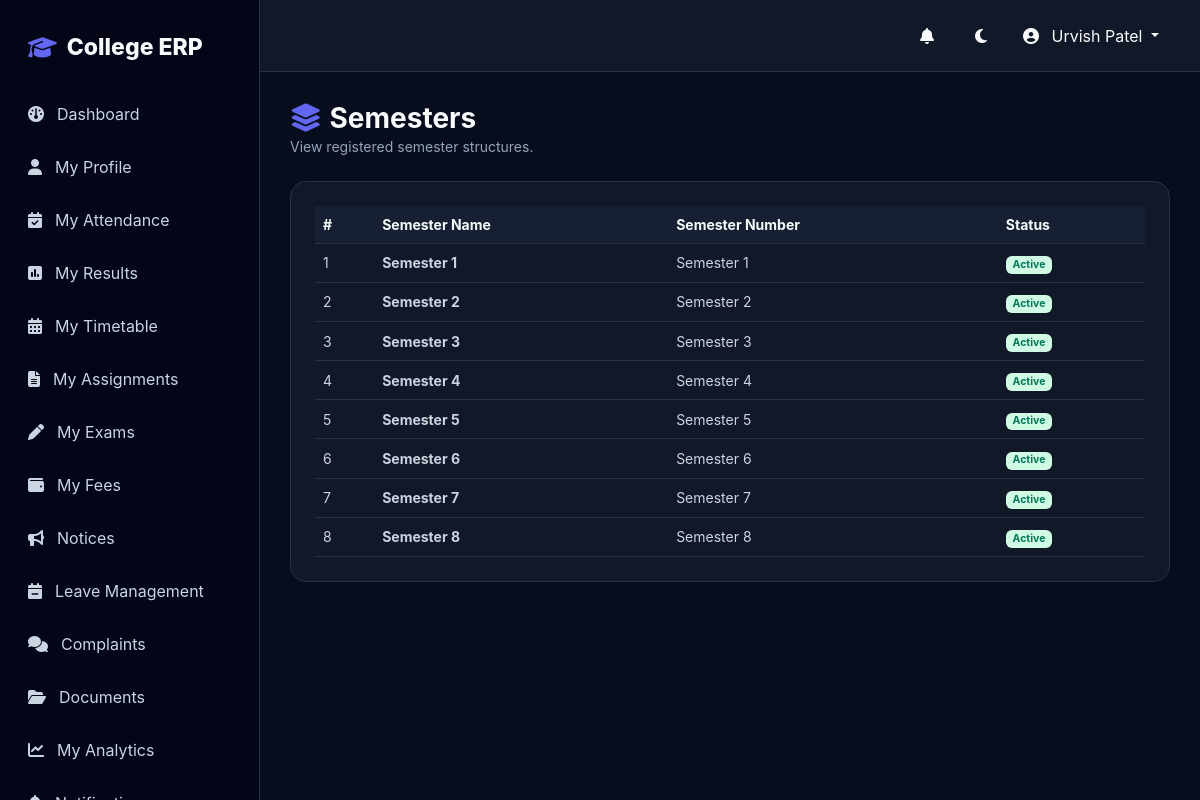
/academics/semesters/ (signed in), run on the app's committed database.
### academics/models.py (models this page shows, shortened)
class Semester(models.Model):
    name = models.CharField(max_length=50)
    number = models.PositiveIntegerField()
    is_active = models.BooleanField(default=False)
    class Meta:
        ordering = ["number"]

### academics/views.py (the view)
# urls.py: path("semesters/", semester_list, name="semester_list"),
@login_required
def semester_list(request):
    semesters = Semester.objects.all()
    return render(request, "academics/semester_list.html", {"semesters": semesters})

### notifications/context_processors.py (called while the page is built)
def unread_notifications(request):
    if request.user.is_authenticated:
        count = Notification.objects.filter(recipient=request.user, is_read=False).count()
        return {"unread_notifications_count": count}
    return {"unread_notifications_count": 0}

### templates/academics/semester_list.html (shortened to what this page needs)
{% extends "base.html" %}
{% block content %}
<div class="container-fluid p-0">
    <div class="d-flex justify-content-between align-items-center mb-4">
        <div>
            <h1 class="h3 fw-bold m-0"><i class="fa-solid fa-layer-group text-primary me-2"></i>Semesters</h1>
            <p class="text-muted small m-0">View registered semester structures.</p>
        </div>
    </div>
    <div class="card border-0 shadow-sm rounded-4 p-4" style="background: var(--card);">
        <div class="table-responsive">
            <table class="table table-hover align-middle m-0 small">
                <thead>
                    <tr>
                        <th>#</th>
                        <th>Semester Name</th>
                        <th>Semester Number</th>
                        <th>Status</th>
                    </tr>
                </thead>
                <tbody>
                    {% for sem in semesters %}
                    <tr>
                        <td>{{ forloop.counter }}</td>
                        <td><strong>{{ sem.name }}</strong></td>
                        <td>Semester {{ sem.number }}</td>
                        <td>
                            {% if sem.is_active %}
                                <span class="badge bg-success-subtle text-success">Active</span>
                            {% else %}
                                <span class="badge bg-secondary-subtle text-secondary">Inactive</span>
                            {% endif %}
                        </td>
                    </tr>
                    {% empty %}
                    <tr>
                        <td colspan="4" class="text-center py-4 text-muted">No semesters found.</td>
                    </tr>
                    {% endfor %}
                </tbody>
            </table>
        </div>
    </div>
</div>
{% endblock %}

### templates/base.html (shortened to what this page needs)
{% load static %}
<!DOCTYPE html>
<html lang="en">
<head>
    <link
        href="https://cdn.jsdelivr.net/npm/bootstrap@5.3.3/dist/css/bootstrap.min.css"
        rel="stylesheet"
    >
    <link
        href="https://cdnjs.cloudflare.com/ajax/libs/font-awesome/6.7.2/css/all.min.css"
        rel="stylesheet"
    >
    <link
        href="https://unpkg.com/aos@2.3.4/dist/aos.css"
        rel="stylesheet"
    >
</head>
<body>
    {% if user.is_authenticated %}
        {% include "components/sidebar.html" %}
        <main class="main">
            <nav class="navbar-custom">
                <div class="d-flex align-items-center gap-2">
                    <a
                        href="{% url 'notification_list' %}"
                        class="theme-btn position-relative me-1"
                        title="Notifications"
                        style="text-decoration: none; display: inline-flex; align-items: center; justify-content: center;"
                    >
                        <i class="fa-solid fa-bell"></i>
                    </a>
                    <button
                        class="theme-btn"
                        id="themeToggle"
                        title="Toggle theme"
                    >
                        <i class="fa-solid fa-moon"></i>
                    </button>
                    <div class="dropdown">
                        <button
                            class="btn dropdown-toggle"
                            data-bs-toggle="dropdown"
                            style="color: var(--text);"
                        >
                            <i class="fa-solid fa-circle-user me-2"></i>
                            {{ user.get_full_name|default:user.username }}
                        </button>
                    </div>
                </div>
            </nav>
            <section class="content">
                {% block content %}{% endblock %}
            </section>
        </main>
    {% else %}
        {% block auth_content %}{% endblock %}
    {% endif %}
</body>
</html>

### templates/base.html (style rules this page uses)
*, *::before, *::after { transition: background-color .25s ease, color .25s ease, border-color .25s ease; }
:root, [data-theme="dark"] { --bg: #080d1d; --surface: #111827; --surface-2: #172033; --surface-3: #1e293b; --border: #263247; --text: #f8fafc; --text-primary: #f8fafc; --text-secondary: #cbd5e1; --muted: #94a3b8; --primary: #6366f1; --primary-hover: #4f46e5; --primary-dark: #3730a3; --success: #22c55e; --danger: #ef4444; --warning: #f59e0b; --table-header: #172033; --table-cell: #111827; --table-hover: #1e293b; --card: #111827; --card-hover: #172033; --sidebar: #020617; }
body { margin: 0; background: var(--bg) !important; color: var(--text) !important; font-family: Inter, system-ui, -apple-system, BlinkMacSystemFont, "Segoe UI", sans-serif; }
h1, h2, h3, h4, h5, h6, .h1, .h2, .h3, .h4, .h5, .h6, .page-title, .student-name, .stat-value, .percentage { color: var(--text-primary) !important; }
body, p, label, li, dt, dd { color: var(--text-secondary); }
.text-muted, small.text-muted, span.text-muted, p.text-muted, div.text-muted, .subtitle, .stat-label, .stat-small, .text-muted.small, .extra-small { color: var(--muted) !important; }
.text-primary { color: var(--primary) !important; }
table, .table { color: var(--text-secondary) !important; --bs-table-color: var(--text-secondary) !important; --bs-table-bg: transparent !important; --bs-table-border-color: var(--border) !important; }
th, .table th, thead th { color: var(--text-primary) !important; background: var(--table-header) !important; border-color: var(--border) !important; }
td, .table td { color: var(--text-secondary) !important; background: var(--table-cell); border-color: var(--border) !important; }
.event-seminar, .badge.bg-success-subtle { background: #d1fae5 !important; color: #047857 !important; font-weight: 700; }
.dashboard-card, .stat-card, .card, .card-box, .filter-card, .student-card, .date-box, .student-profile-card, .empty-card, .empty-state { background: var(--surface) !important; border: 1px solid var(--border) !important; color: var(--text-secondary) !important; }
.navbar-custom { background: var(--surface) !important; border-bottom: 1px solid var(--border) !important; }
.theme-btn { border: 0; background: transparent; color: var(--text-primary); width: 42px; height: 42px; border-radius: 50%; display: flex; align-items: center; justify-content: center; cursor: pointer; }
a { color: var(--primary); text-decoration: none; }
.sidebar a, .btn, .dropdown-item, .nav-link, .navbar a { text-decoration: none; }
body { margin: 0; background: var(--bg); color: var(--text); font-family: Inter, system-ui, -apple-system, BlinkMacSystemFont, "Segoe UI", sans-serif; transition: background .3s ease, color .3s ease; }
.main { margin-left: 260px; min-height: 100vh; }
.navbar-custom { height: 72px; background: var(--card); border-bottom: 1px solid var(--border); display: flex; align-items: center; justify-content: space-between; padding: 0 28px; position: sticky; top: 0; z-index: 1000; }
.content { padding: 30px; }
.theme-btn { border: 0; background: transparent; color: var(--text); width: 42px; height: 42px; border-radius: 50%; }

### data on the page
Semester: name "Semester 1", number "1", is_active "Active"
Semester: name "Semester 2", number "2", is_active "Active"
Semester: name "Semester 3", number "3", is_active "Active"
Semester: name "Semester 4", number "4", is_active "Active"
Semester: name "Semester 5", number "5", is_active "Active"
Semester: name "Semester 6", number "6", is_active "Active"
Semester: name "Semester 7", number "7", is_active "Active"
Semester: name "Semester 8", number "8", is_active "Active"

### other printed values
{{ user.get_full_name|default:user.username }} "Urvish Patel"
